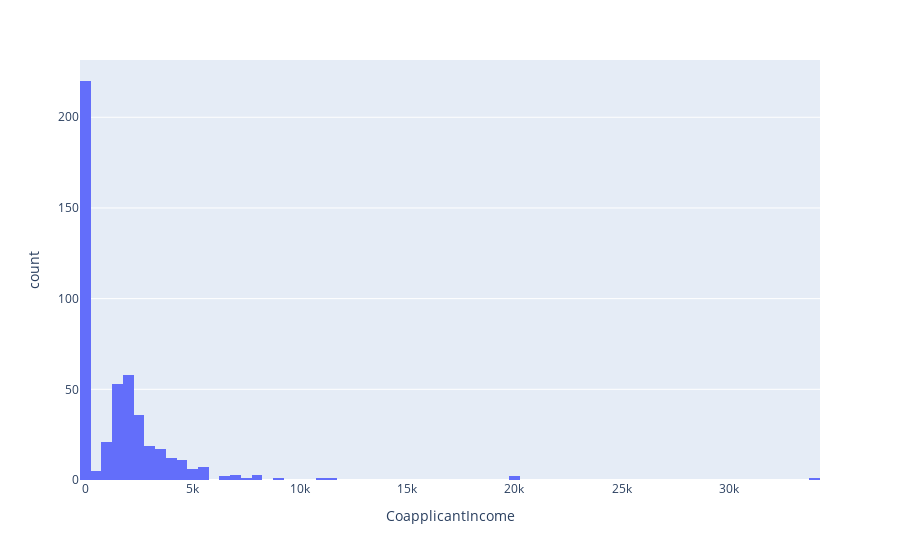

Here is the notebook cell this chart was saved with:
### Code cell
check = loan_new_data[["ApplicantIncome","CoapplicantIncome","LoanAmount","Loan_Amount_Term","Credit_History"]]
figure = px.histogram(check,x='CoapplicantIncome')
figure.show()

### Figure 1 — Plotly figure (JSON) as saved in the notebook; plotly's stock layout.template omitted (floating-point values rounded to 4 significant figures; data arrays with more than 128 entries replaced by an {"elided": "..."} marker saying what was removed)
{"data": [{"bingroup": "x", "hovertemplate": "CoapplicantIncome=%{x}<br>count=%{y}<extra></extra>", "legendgroup": "", "marker": {"color": "#636efa", "pattern": {"shape": ""}}, "name": "", "orientation": "v", "showlegend": false, "type": "histogram", "x": {"elided": "480 float values"}, "xaxis": "x", "yaxis": "y"}], "layout": {"barmode": "relative", "legend": {"tracegroupgap": 0}, "margin": {"t": 60}, "xaxis": {"anchor": "y", "domain": [0, 1], "title": {"text": "CoapplicantIncome"}}, "yaxis": {"anchor": "x", "domain": [0, 1], "title": {"text": "count"}}}}
